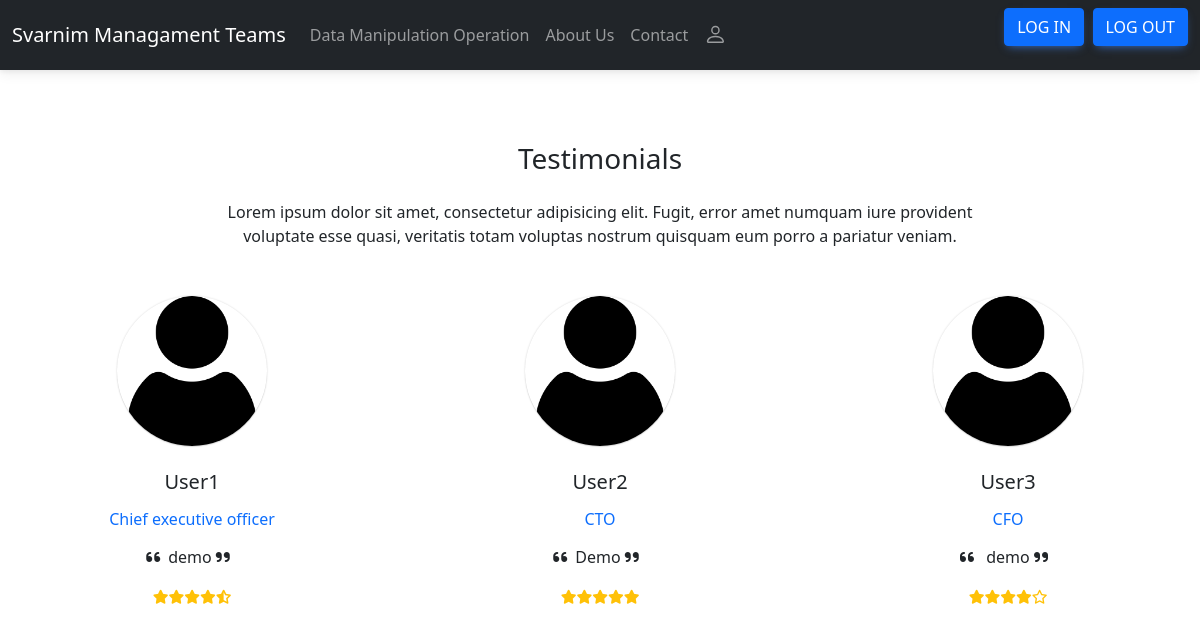
/about, run on the app's committed database.
### emp/models.py (models this page shows, shortened)
class about_photo1(models.Model):
    img=models.ImageField(upload_to='imges/')
    name=models.CharField(max_length=100)
    role=models.CharField(max_length=100)
    quotes=models.TextField()

class about_photo2(models.Model):
    img=models.ImageField(upload_to='imges/')
    name=models.CharField(max_length=100)
    role=models.CharField(max_length=100)
    quotes=models.TextField()

class about_photo3(models.Model):
    img=models.ImageField(upload_to='imges/')
    name=models.CharField(max_length=100)
    role=models.CharField(max_length=100)
    quotes=models.TextField()

### emp/views.py (the view)
# urls.py: path('about', views.about, name='about')
def about(request):
    obj1 = about_photo1.objects.all()
    obj2 = about_photo2.objects.all()
    obj3 = about_photo3.objects.all()
    data = {
        'about1': obj1,
        'about2': obj2,
        'about3': obj3,
    }
    return render(request, 'about.html', data)

### emp/template/about.html (shortened to what this page needs)
{% extends 'base.html' %} {% block 'content' %} {% load static %}
<section>
  <div class="row d-flex justify-content-center">
    <div class="col-md-10 col-xl-8 text-center">
      <h3 class="mb-4">Testimonials</h3>
      <p class="mb-4 pb-2 mb-md-5 pb-md-0">
        Lorem ipsum dolor sit amet, consectetur adipisicing elit. Fugit, error
        amet numquam iure provident voluptate esse quasi, veritatis totam
        voluptas nostrum quisquam eum porro a pariatur veniam.
      </p>
    </div>
  </div>
  <div class="row text-center">
    {% for x in about1 %}
    <div class="col-md-4 mb-5 mb-md-0">
      <div class="d-flex justify-content-center mb-4">
        <img
          src="{{x.img.url}}"
          class="rounded-circle shadow-1-strong"
          width="150"
          height="150"
        />
      </div>
      <h5 class="mb-3"> {{x.name}} </h5>
      <h6 class="text-primary mb-3"> {{x.role}} </h6>
      <p class="px-xl-3">
        <i class="fas fa-quote-left pe-2"></i>{{x.quotes}} <i class="fas fa-quote-right pe-2"></i>
      </p>
      <ul class="list-unstyled d-flex justify-content-center mb-0">
        <li>
          <i class="fas fa-star fa-sm text-warning"></i>
        </li>
        <li>
          <i class="fas fa-star fa-sm text-warning"></i>
        </li>
        <li>
          <i class="fas fa-star fa-sm text-warning"></i>
        </li>
        <li>
          <i class="fas fa-star fa-sm text-warning"></i>
        </li>
        <li>
          <i class="fas fa-star-half-alt fa-sm text-warning"></i>
        </li>
      </ul>
      {% endfor %}
    </div>
    {% for x in about2 %}
    <div class="col-md-4 mb-5 mb-md-0">
      <div class="d-flex justify-content-center mb-4">
        <img
          src="{{x.img.url}}"
          class="rounded-circle shadow-1-strong"
          width="150"
          height="150"
        />
      </div>
      <h5 class="mb-3">{{x.name}}</h5>
      <h6 class="text-primary mb-3">{{x.role}}</h6>
      <p class="px-xl-3">
        <i class="fas fa-quote-left pe-2"></i>{{x.quotes}} <i class="fas fa-quote-right pe-2"></i>
      </p>
      <ul class="list-unstyled d-flex justify-content-center mb-0">
        <li>
          <i class="fas fa-star fa-sm text-warning"></i>
        </li>
        <li>
          <i class="fas fa-star fa-sm text-warning"></i>
        </li>
        <li>
          <i class="fas fa-star fa-sm text-warning"></i>
        </li>
        <li>
          <i class="fas fa-star fa-sm text-warning"></i>
        </li>
        <li>
          <i class="fas fa-star fa-sm text-warning"></i>
        </li>
      </ul>
      {% endfor %}
    </div>
    {% for x in about3 %}
    <div class="col-md-4 mb-0">
      <div class="d-flex justify-content-center mb-4">
        <img
          src="{{x.img.url}}"
          class="rounded-circle shadow-1-strong"
          width="150"
          height="150"
        />
      </div>
      <h5 class="mb-3">{{x.name}}</h5>
      <h6 class="text-primary mb-3">{{x.role}}</h6>
      <p class="px-xl-3">
        <i class="fas fa-quote-left pe-2"></i> {{x.quotes}}  <i class="fas fa-quote-right pe-2"></i>
      </p>
      <ul class="list-unstyled d-flex justify-content-center mb-0">
        <li>
          <i class="fas fa-star fa-sm text-warning"></i>
        </li>
        <li>
          <i class="fas fa-star fa-sm text-warning"></i>
        </li>
        <li>
          <i class="fas fa-star fa-sm text-warning"></i>
        </li>
        <li>
          <i class="fas fa-star fa-sm text-warning"></i>
        </li>
        <li>
          <i class="far fa-star fa-sm text-warning"></i>
        </li>
      </ul>
    </div>
  </div>
  {% endfor %}
</section>
{% endblock %}

### emp/template/base.html (shortened to what this page needs)
<link
  href="https://cdnjs.cloudflare.com/ajax/libs/font-awesome/6.0.0/css/all.min.css"
  rel="stylesheet"
/>
<link
  href="https://cdnjs.cloudflare.com/ajax/libs/mdb-ui-kit/6.4.0/mdb.min.css"
  rel="stylesheet"
/>
{% include 'header.html' %}
{% block 'content' %}
{% endblock  %}
{% include 'footer.html' %}

### emp/template/header.html (shortened to what this page needs)
<!DOCTYPE html>
<html lang="en">
  <head>
    <link rel="stylesheet" href="main.css" />
    <link
      href="https://cdn.jsdelivr.net/npm/bootstrap@5.0.2/dist/css/bootstrap.min.css"
      rel="stylesheet"
    />
  </head>
  <body>
    <header>
    <nav class="navbar navbar-expand-lg navbar-dark bg-dark">
      <div class="container-fluid">
        <a class="navbar-brand {% if request.path == '/home/' %}active{% endif %}" href="/home" > Svarnim Managament Teams</a>
        <div class="collapse navbar-collapse" id="navbarSupportedContent">
          <ul class="navbar-nav me-auto mb-2 mb-lg-0">
            <li class="nav-item">
              <a
                class="nav-link {% if request.path == '/index/' %}active{% endif %}"
                aria-current="page"
                href="/index"
                >Data Manipulation Operation</a
              >
            </li>
            <li class="nav-item">
              <a
                class="nav-link {% if request.path == '/about/' %}active{% endif %}"
                href="/about"
                >About Us</a
              >
            </li>
            <li class="nav-item">
              <a
                class="nav-link {% if request.path == '/contect/' %}active{% endif %}"
                href="/contect"
                >Contact</a
              >
            </li>
            <li class="nav-item">
              <a class="nav-link">
              </a>
            </li>
          </ul>
          <form class="d-flex">
            <a class="btn btn-primary float-right" data-mdb-ripple-color="dark"  href="{% url 'login' %}" role="button">Log In</a>&nbsp:
            <a class="btn btn-primary float-right" data-mdb-ripple-color="dark"  href="{% url 'logout' %}" role="button">Log Out</a>
          </form>
        </div>
      </div>
    </nav>
  </header>
  </body>
</html>

### emp/template/footer.html (shortened to what this page needs)
<!DOCTYPE html>
<html lang="en">
  <head>
    <link rel="stylesheet" href="https://cdnjs.cloudflare.com/ajax/libs/font-awesome/4.7.0/css/font-awesome.min.css">
    <link
      href="https://cdn.jsdelivr.net/npm/bootstrap@5.0.2/dist/css/bootstrap.min.css"
      rel="stylesheet"
    />
  </head>
  <body>
  </body>
</html>

### data on the page
about_photo1: img (placeholder picture), name "User1", role "Chief executive officer", quotes "demo"
about_photo2: img (picture), name "User2", role "CTO", quotes "Demo"
about_photo3: img (picture), name "User3", role "CFO", quotes "demo"
